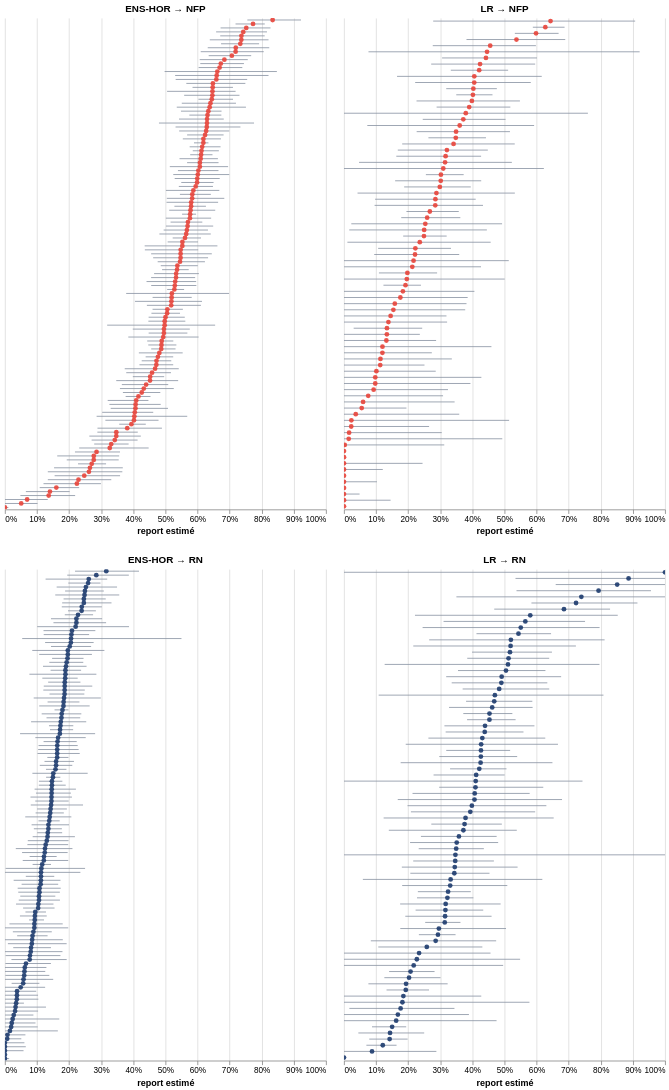

The notebook cell saved with this chart:
### Markdown cell above
### Front républicain et Front anti-FI

Les matrices de reports permettent de répondre à la question de la solidité du front républicain en regardant la façon dont les différents blocs se sont reportés dans les cas où le Rassemblement national était présent au 2ème tour. Les graphes ci-dessous distinguent les configurations de second tour (une configuration par ligne), et indique la façon dont les électeurs des trois principaux blocs « républicains » (en colonne, NFP, Ensemble et LR) se sont comportés au second tour.

### Duels NFP / RN — reports des électeurs ENS-HOR et LR

### Code cell
duels_nfp_rn = paires(df.filter(pl.col("configuration") == "NFP / RN"))
panneaux(duels_nfp_rn, cand, ["ENS-HOR → NFP", "LR → NFP", "ENS-HOR → RN", "LR → RN"])
